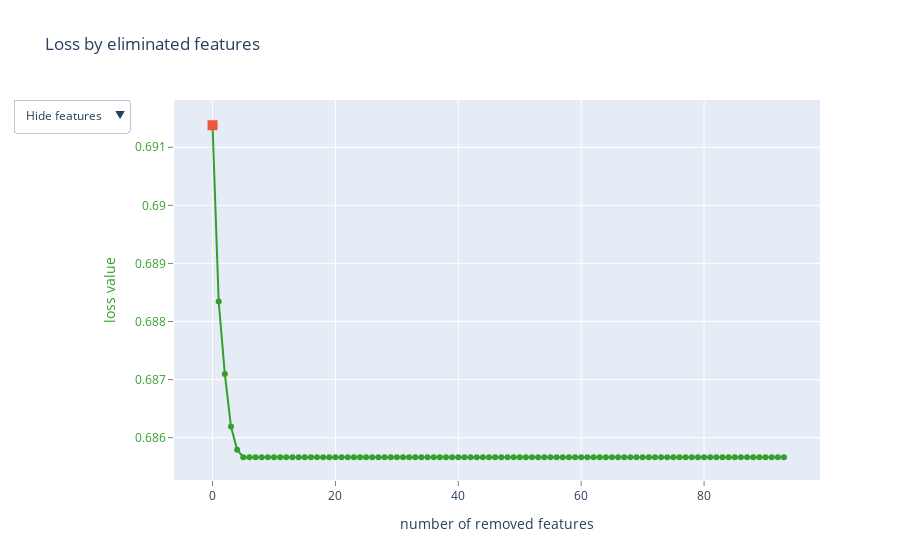

Source (notebook cell):
### Markdown cell above
## CatBoost Selection

### Code cell
model = CatBoostClassifier(logging_level='Silent', iterations=400, depth=4, learning_rate=0.05)

predictors_train = processed_train.iloc[:, [i for i in range(108)]]
target_train = processed_train.iloc[:, 108]

predictors_valid = processed_test.iloc[:, [i for i in range(108)]]
target_valid = processed_test.iloc[:, 108]

features = model.select_features(
    Pool(predictors_train, label=target_train),
    features_for_select='0-107', 
    num_features_to_select=15, 
    train_final_model=False, 
    plot=True,
    eval_set=Pool(predictors_valid, label=target_valid)
)

### Figure 1 — Plotly figure (JSON) as saved in the notebook; plotly's stock layout.template omitted (floating-point values rounded to 4 significant figures)
{"data": [{"line": {"color": "rgb(51,160,44)"}, "mode": "lines+markers", "name": "", "text": ["", "duration_sum", "pace_median", "velocity_angular_q5", "pace_mean", "angle_min", "flip_x_count", "flip_y_count", "velocity_max", "velocity_q5", "velocity_mean_weighted", "velocity_mean", "velocity_smooth_max", "velocity_smooth_q95", "velocity_smooth_q5", "velocity_smooth_mean", "velocity_smooth_median", "velocity_smooth_std", "distance_sum", "velocity_median", "velocity_std", "distance_ratio", "velocity_x_max", "corner_count", "velocity_x_q95", "velocity_x_mean_weighted", "velocity_x_mean", "velocity_x_std", "velocity_y_max", "velocity_y_q95", "velocity_y_mean", "velocity_y_median", "velocity_y_std", "distance_max", "distance_q95", "distance_q5", "distance_mean", "distance_median", "distance_std", "pace_max", "pace_q95", "pace_q5", "pace_mean_weighted", "pace_std", "acceleration_max", "acceleration_min", "acceleration_q95", "acceleration_mean_weighted", "acceleration_mean", "acceleration_median", "acceleration_std", "acceleration_x_max", "acceleration_x_q95", "acceleration_x_mean_weighted", "acceleration_x_mean", "acceleration_x_std", "acceleration_y_mean_weighted", "acceleration_y_mean", "acceleration_y_std", "acceleration_positive_max", "acceleration_positive_min", "acceleration_positive_q95", "acceleration_positive_q5", "acceleration_positive_mean_weighted", "acceleration_positive_mean", "acceleration_positive_median", "acceleration_positive_std", "acceleration_negative_max", "acceleration_negative_min", "acceleration_negative_q95", "acceleration_negative_q5", "acceleration_negative_mean_weighted", "acceleration_negative_median", "acceleration_negative_std", "angle_q95", "angle_q5", "angle_mean", "angle_median", "angle_std", "velocity_angular_max", "curvature_q95", "curvature_std", "deviation_max", "deviation_q95", "deviation_q5", "deviation_mean", "deviation_median", "deviation_std", "acceleration_y_max", "acceleration_y_min", "velocity_angular_min", "velocity_angular_q95", "curvature_max", "acceleration_y_q95"], "type": "scatter", "x": [0, 1, 2, 3, 4, 5, 6, 7, 8, 9, 10, 11, 12, 13, 14, 15, 16, 17, 18, 19, 20, 21, 22, 23, 24, 25, 26, 27, 28, 29, 30, 31, 32, 33, 34, 35, 36, 37, 38, 39, 40, 41, 42, 43, 44, 45, 46, 47, 48, 49, 50, 51, 52, 53, 54, 55, 56, 57, 58, 59, 60, 61, 62, 63, 64, 65, 66, 67, 68, 69, 70, 71, 72, 73, 74, 75, 76, 77, 78, 79, 80, 81, 82, 83, 84, 85, 86, 87, 88, 89, 90, 91, 92, 93], "y": [0.6914, 0.6883, 0.6871, 0.6862, 0.6858, 0.6857, 0.6857, 0.6857, 0.6857, 0.6857, 0.6857, 0.6857, 0.6857, 0.6857, 0.6857, 0.6857, 0.6857, 0.6857, 0.6857, 0.6857, 0.6857, 0.6857, 0.6857, 0.6857, 0.6857, 0.6857, 0.6857, 0.6857, 0.6857, 0.6857, 0.6857, 0.6857, 0.6857, 0.6857, 0.6857, 0.6857, 0.6857, 0.6857, 0.6857, 0.6857, 0.6857, 0.6857, 0.6857, 0.6857, 0.6857, 0.6857, 0.6857, 0.6857, 0.6857, 0.6857, 0.6857, 0.6857, 0.6857, 0.6857, 0.6857, 0.6857, 0.6857, 0.6857, 0.6857, 0.6857, 0.6857, 0.6857, 0.6857, 0.6857, 0.6857, 0.6857, 0.6857, 0.6857, 0.6857, 0.6857, 0.6857, 0.6857, 0.6857, 0.6857, 0.6857, 0.6857, 0.6857, 0.6857, 0.6857, 0.6857, 0.6857, 0.6857, 0.6857, 0.6857, 0.6857, 0.6857, 0.6857, 0.6857, 0.6857, 0.6857, 0.6857, 0.6857, 0.6857, 0.6857]}, {"marker": {"size": 10, "symbol": "square"}, "mode": "markers", "name": "", "text": [""], "type": "scatter", "x": [0], "y": [0.6914]}, {"mode": "text", "name": "", "text": ["", "105", "32", "81", "31", "72", "0", "1", "2", "4", "5", "6", "97", "98", "99", "101", "102", "103", "104", "7", "8", "106", "9", "107", "10", "11", "12", "14", "15", "16", "18", "19", "20", "21", "22", "23", "24", "25", "26", "27", "28", "29", "30", "33", "34", "35", "36", "38", "39", "40", "41", "42", "44", "46", "47", "48", "53", "54", "55", "56", "57", "58", "59", "60", "61", "62", "63", "64", "65", "66", "67", "68", "70", "71", "73", "74", "75", "76", "77", "78", "87", "90", "91", "92", "93", "94", "95", "96", "49", "50", "79", "80", "85", "51"], "textfont": {"color": "rgb(51,160,44)", "family": "sans serif", "size": 18}, "textposition": "bottom center", "type": "scatter", "visible": false, "x": [0, 1, 2, 3, 4, 5, 6, 7, 8, 9, 10, 11, 12, 13, 14, 15, 16, 17, 18, 19, 20, 21, 22, 23, 24, 25, 26, 27, 28, 29, 30, 31, 32, 33, 34, 35, 36, 37, 38, 39, 40, 41, 42, 43, 44, 45, 46, 47, 48, 49, 50, 51, 52, 53, 54, 55, 56, 57, 58, 59, 60, 61, 62, 63, 64, 65, 66, 67, 68, 69, 70, 71, 72, 73, 74, 75, 76, 77, 78, 79, 80, 81, 82, 83, 84, 85, 86, 87, 88, 89, 90, 91, 92, 93], "y": [0.6914, 0.6883, 0.6871, 0.6862, 0.6858, 0.6857, 0.6857, 0.6857, 0.6857, 0.6857, 0.6857, 0.6857, 0.6857, 0.6857, 0.6857, 0.6857, 0.6857, 0.6857, 0.6857, 0.6857, 0.6857, 0.6857, 0.6857, 0.6857, 0.6857, 0.6857, 0.6857, 0.6857, 0.6857, 0.6857, 0.6857, 0.6857, 0.6857, 0.6857, 0.6857, 0.6857, 0.6857, 0.6857, 0.6857, 0.6857, 0.6857, 0.6857, 0.6857, 0.6857, 0.6857, 0.6857, 0.6857, 0.6857, 0.6857, 0.6857, 0.6857, 0.6857, 0.6857, 0.6857, 0.6857, 0.6857, 0.6857, 0.6857, 0.6857, 0.6857, 0.6857, 0.6857, 0.6857, 0.6857, 0.6857, 0.6857, 0.6857, 0.6857, 0.6857, 0.6857, 0.6857, 0.6857, 0.6857, 0.6857, 0.6857, 0.6857, 0.6857, 0.6857, 0.6857, 0.6857, 0.6857, 0.6857, 0.6857, 0.6857, 0.6857, 0.6857, 0.6857, 0.6857, 0.6857, 0.6857, 0.6857, 0.6857, 0.6857, 0.6857]}, {"mode": "text", "name": "", "text": ["", "duration_sum", "pace_median", "velocity_angular_q5", "pace_mean", "angle_min", "flip_x_count", "flip_y_count", "velocity_max", "velocity_q5", "velocity_mean_weighted", "velocity_mean", "velocity_smooth_max", "velocity_smooth_q95", "velocity_smooth_q5", "velocity_smooth_mean", "velocity_smooth_median", "velocity_smooth_std", "distance_sum", "velocity_median", "velocity_std", "distance_ratio", "velocity_x_max", "corner_count", "velocity_x_q95", "velocity_x_mean_weighted", "velocity_x_mean", "velocity_x_std", "velocity_y_max", "velocity_y_q95", "velocity_y_mean", "velocity_y_median", "velocity_y_std", "distance_max", "distance_q95", "distance_q5", "distance_mean", "distance_median", "distance_std", "pace_max", "pace_q95", "pace_q5", "pace_mean_weighted", "pace_std", "acceleration_max", "acceleration_min", "acceleration_q95", "acceleration_mean_weighted", "acceleration_mean", "acceleration_median", "acceleration_std", "acceleration_x_max", "acceleration_x_q95", "acceleration_x_mean_weighted", "acceleration_x_mean", "acceleration_x_std", "acceleration_y_mean_weighted", "acceleration_y_mean", "acceleration_y_std", "acceleration_positive_max", "acceleration_positive_min", "acceleration_positive_q95", "acceleration_positive_q5", "acceleration_positive_mean_weighted", "acceleration_positive_mean", "acceleration_positive_median", "acceleration_positive_std", "acceleration_negative_max", "acceleration_negative_min", "acceleration_negative_q95", "acceleration_negative_q5", "acceleration_negative_mean_weighted", "acceleration_negative_median", "acceleration_negative_std", "angle_q95", "angle_q5", "angle_mean", "angle_median", "angle_std", "velocity_angular_max", "curvature_q95", "curvature_std", "deviation_max", "deviation_q95", "deviation_q5", "deviation_mean", "deviation_median", "deviation_std", "acceleration_y_max", "acceleration_y_min", "velocity_angular_min", "velocity_angular_q95", "curvature_max", "acceleration_y_q95"], "textfont": {"color": "rgb(51,160,44)", "family": "sans serif", "size": 18}, "textposition": "bottom center", "type": "scatter", "visible": false, "x": [0, 1, 2, 3, 4, 5, 6, 7, 8, 9, 10, 11, 12, 13, 14, 15, 16, 17, 18, 19, 20, 21, 22, 23, 24, 25, 26, 27, 28, 29, 30, 31, 32, 33, 34, 35, 36, 37, 38, 39, 40, 41, 42, 43, 44, 45, 46, 47, 48, 49, 50, 51, 52, 53, 54, 55, 56, 57, 58, 59, 60, 61, 62, 63, 64, 65, 66, 67, 68, 69, 70, 71, 72, 73, 74, 75, 76, 77, 78, 79, 80, 81, 82, 83, 84, 85, 86, 87, 88, 89, 90, 91, 92, 93], "y": [0.6914, 0.6883, 0.6871, 0.6862, 0.6858, 0.6857, 0.6857, 0.6857, 0.6857, 0.6857, 0.6857, 0.6857, 0.6857, 0.6857, 0.6857, 0.6857, 0.6857, 0.6857, 0.6857, 0.6857, 0.6857, 0.6857, 0.6857, 0.6857, 0.6857, 0.6857, 0.6857, 0.6857, 0.6857, 0.6857, 0.6857, 0.6857, 0.6857, 0.6857, 0.6857, 0.6857, 0.6857, 0.6857, 0.6857, 0.6857, 0.6857, 0.6857, 0.6857, 0.6857, 0.6857, 0.6857, 0.6857, 0.6857, 0.6857, 0.6857, 0.6857, 0.6857, 0.6857, 0.6857, 0.6857, 0.6857, 0.6857, 0.6857, 0.6857, 0.6857, 0.6857, 0.6857, 0.6857, 0.6857, 0.6857, 0.6857, 0.6857, 0.6857, 0.6857, 0.6857, 0.6857, 0.6857, 0.6857, 0.6857, 0.6857, 0.6857, 0.6857, 0.6857, 0.6857, 0.6857, 0.6857, 0.6857, 0.6857, 0.6857, 0.6857, 0.6857, 0.6857, 0.6857, 0.6857, 0.6857, 0.6857, 0.6857, 0.6857, 0.6857]}], "layout": {"showlegend": false, "title": {"text": "Loss by eliminated features"}, "updatemenus": [{"active": 0, "buttons": [{"args": [{"visible": [true, true, false, false]}], "label": "Hide features", "method": "update"}, {"args": [{"visible": [true, true, true, false]}], "label": "Show indices", "method": "update"}, {"args": [{"visible": [true, true, false, true]}], "label": "Show names", "method": "update"}], "pad": {"r": 10, "t": 10}, "showactive": true, "x": -0.25, "xanchor": "left", "y": 1.03, "yanchor": "top"}], "xaxis": {"gridcolor": "rgb(255,255,255)", "showgrid": true, "showline": false, "showticklabels": true, "tickcolor": "rgb(127,127,127)", "ticks": "outside", "title": {"text": "number of removed features"}, "zeroline": false}, "yaxis": {"gridcolor": "rgb(255,255,255)", "showgrid": true, "showline": false, "showticklabels": true, "tickcolor": "rgb(127,127,127)", "tickfont": {"color": "rgb(51,160,44)"}, "ticks": "outside", "title": {"font": {"color": "rgb(51,160,44)"}, "text": "loss value"}, "zeroline": false}}}
